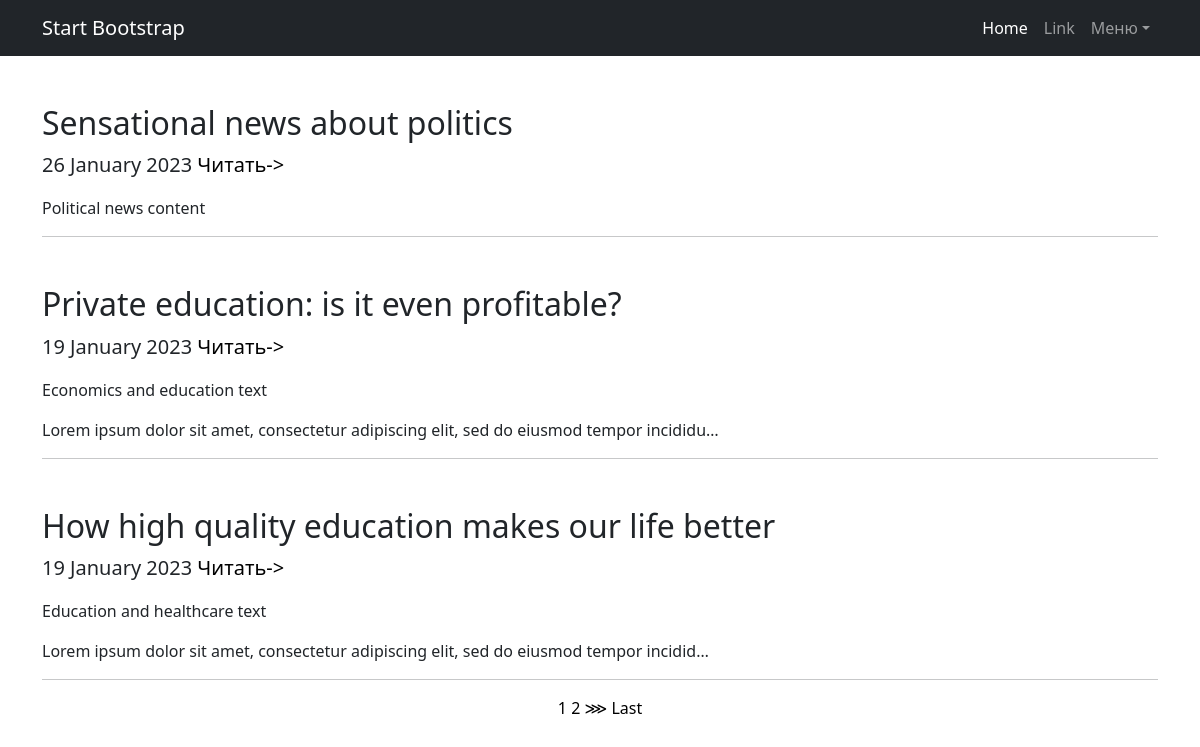
Page /news/ on the committed database.
### news/models.py (models this page shows, shortened)
class Post(LikeMixin, models.Model):
    news = 'NE'
    article = 'AR'
    POST_TYPES = [
        (news, 'Новость'),
        (article, 'Статья'),
    ]
    author = models.ForeignKey(Author, on_delete=models.PROTECT, verbose_name='Автор')
    post_type = models.CharField(max_length=2, choices=POST_TYPES, default=article, verbose_name='Вид поста')
    time_create = models.DateTimeField(auto_now_add=True, verbose_name='Дата создания')
    time_update = models.DateTimeField(auto_now=True, verbose_name='Дата изменения')
    categories = models.ManyToManyField(Category, through=PostCategory)
    title = models.CharField(max_length=72, default='Defaullt title', verbose_name='Заголовок')
    content = models.CharField(max_length=2048, default='Default content', verbose_name='Контент')
    rating = models.IntegerField(default=0)

### news/views.py (the view)
# urls.py: path('news/', PostList.as_view(), name='news'),
class PostList(ListView):
    model = Post
    ordering = '-time_create'
    template_name = 'main.html'
    context_object_name = 'posts'
    paginate_by = 3

### news/templates/main.html (shortened to what this page needs)
{% extends 'default.html' %}
{% block content %}
    {% for post in posts %}
        <div class="container">
            <div class="text-start mt-5" href=>
                <h2>{{ post.title }}</h2>
                <p class="lead">{{ post.time_create|date:'j F Y' }} <a href="#">Читать-></a></p>
                <p>{{ post.content|truncatechars:120|linebreaks }}</p>
                <hr>
            </div>
        </div>
    {% endfor %}
    {% if is_paginated %}
            <div style="text-align:center;">
            {% for num in page_obj.paginator.page_range %}
                {% if page_obj.number == num %}
                    <a>{{ num }}</a>
                {% elif num > page_obj.number|add:'-3' and num < page_obj.number|add:'3' %}
                    <a href="?page={{ num }}">{{ num }}</a>
                {% endif %}
            {% endfor %}
            {% if page_obj.has_next %}
                <a href="?page={{ page_obj.next_page_number }}">&#8921</a>
                <a href="?page={{ page_obj.paginator.num_pages }}">Last</a>
            {% endif %}
            </div>
    {% endif %}
{% endblock content %}

### rows in the picture
Post: title "Sensational news about politics", time_create "26 January 2023", content "Political news content"
Post: title "Private education: is it even profitable?", time_create "19 January 2023", content "Economics and education text Lorem ipsum dolor sit amet, consectetur adipiscing elit, sed do eiusmod tempor incididu…"
Post: title "How high quality education makes our life better", time_create "19 January 2023", content "Education and healthcare text Lorem ipsum dolor sit amet, consectetur adipiscing elit, sed do eiusmod tempor incidid…"

### other values in the picture
{{ num }} "1"
{{ num }} "2"
